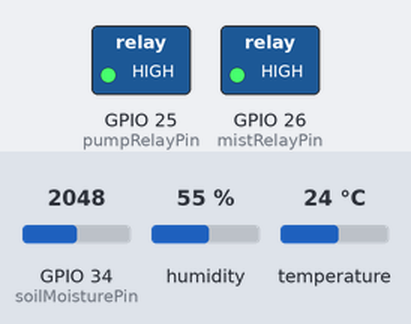
Bench run of a sketch on a simulated ESP32. Parts: switched loads named in the sketch (green lamp = pin HIGH). The inputs (shaded band) are chosen by the test bench; at power-on: humidity 55 %, GPIO 34 (soilMoisturePin) = 2048, temperature 24 °C. WiFi joins after 1.5 s; servers stay silent unless stated.

Above: at 3.0 s.
3.1 s: humidity set to 58 %
5.3 s: humidity set to 61 %
At 8.9 s:
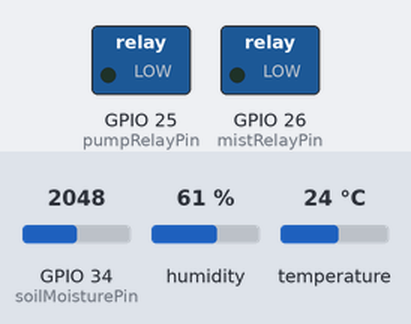
9.3 s: GPIO 34 (soilMoisturePin) set to 2976
11.0 s: GPIO 34 (soilMoisturePin) set to 3058
At 13.0 s:
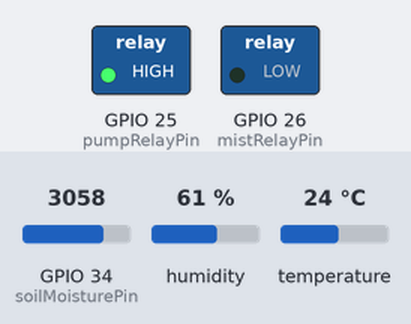
13.3 s: GPIO 34 (soilMoisturePin) set to 2866
At 14.4 s:
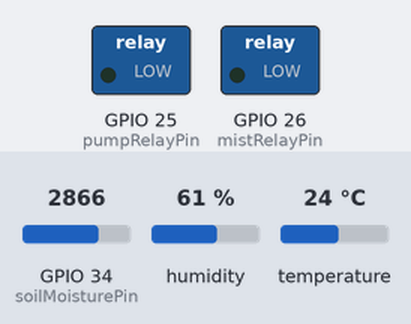
15.3 s: GPIO 34 (soilMoisturePin) set to 3603
At 16.2 s:
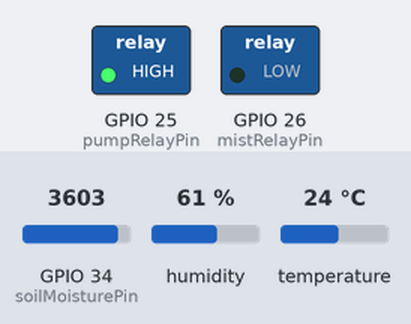
Timing chart, 0 to 18.3 s (numbered marks = the images above; inputs shaded):
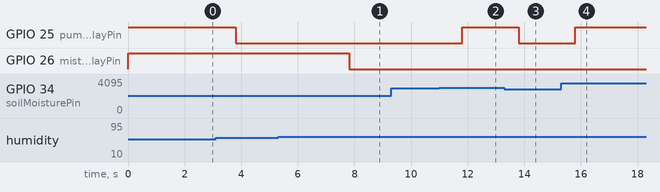

The sketch:

smartirreg_blynk.ino
```cpp
#define BLYNK_TEMPLATE_ID "TMPL6Kk5vZ08v"
#define BLYNK_TEMPLATE_NAME "final"
#define BLYNK_AUTH_TOKEN "hpcSzkZatVN-rv6rB8iVBJsFci7NQ6t7"

#define BLYNK_PRINT Serial
#include <WiFi.h>
#include <WiFiClient.h>
#include <BlynkSimpleEsp32.h>
#include <DHT.h>

char auth[] = "hpcSzkZatVN-rv6rB8iVBJsFci7NQ6t7";
char ssid[] = "NCL";
char pass[] = "Nonong-1963";

#define DHTPIN 4
#define DHTTYPE DHT22
DHT dht(DHTPIN, DHTTYPE);

const int soilMoisturePin = 34;
const int pumpRelayPin = 25;
const int mistRelayPin = 26;

// Threshold settings
const int soilDryThreshold = 40;
const float tempHighThreshold = 30.0;
const float humidityLowThreshold = 60.0;

BlynkTimer timer;

void sendSensorData() {
  float h = dht.readHumidity();
  float t = dht.readTemperature();
  int rawSoil = analogRead(soilMoisturePin);
  int soilMoisturePct = map(rawSoil, 4095, 1400, 0, 100);
  soilMoisturePct = constrain(soilMoisturePct, 0, 100);

  if (isnan(h) || isnan(t)) {
    Serial.println("Failed to read from DHT sensor!");
    return;
  }

  // Automatic Irrigation Control (Soil Moisture)
  if (soilMoisturePct < soilDryThreshold) {
    digitalWrite(pumpRelayPin, HIGH);
    Blynk.virtualWrite(V2, 1);
  } else {
    digitalWrite(pumpRelayPin, LOW);
    Blynk.virtualWrite(V2, 0);
  }

  // Automatic Misting Control (Temperature & Air Humidity)
  if (t > tempHighThreshold || h < humidityLowThreshold) {
    digitalWrite(mistRelayPin, HIGH);
    Blynk.virtualWrite(V3, 1);
  } else {
    digitalWrite(mistRelayPin, LOW);
    Blynk.virtualWrite(V3, 0);
  }

  // Push live telemetry to Blynk Cloud Virtual Pins
  Blynk.virtualWrite(V0, t);
  Blynk.virtualWrite(V1, h);
  Blynk.virtualWrite(V4, soilMoisturePct);
}

void setup() {
  Serial.begin(115200);
  pinMode(pumpRelayPin, OUTPUT);
  pinMode(mistRelayPin, OUTPUT);

  digitalWrite(pumpRelayPin, HIGH);
  digitalWrite(mistRelayPin, HIGH);

  dht.begin();
  Blynk.begin(auth, ssid, pass);
  timer.setInterval(2000L, sendSensorData);
}

void loop() {
  Blynk.run();
  timer.run();
}
```

Measured:
- the behaviour switches between 59 and 60 % on humidity (found by bisection; images 0 and 1)
- the behaviour switches between 3017 and 3018 on GPIO 34 (soilMoisturePin) (found by bisection; images 1 and 2)
- after the input at 5.3 s, GPIO 26 (mistRelayPin): HIGH → LOW after 2.5 s
- after the input at 9.3 s, every drawn part: stays the same
- after the input at 11.0 s, GPIO 25 (pumpRelayPin): LOW → HIGH after 0.81 s
- after the input at 13.3 s, GPIO 25 (pumpRelayPin): HIGH → LOW after 0.50 s
- after the input at 15.3 s, GPIO 25 (pumpRelayPin): LOW → HIGH after 0.51 s
